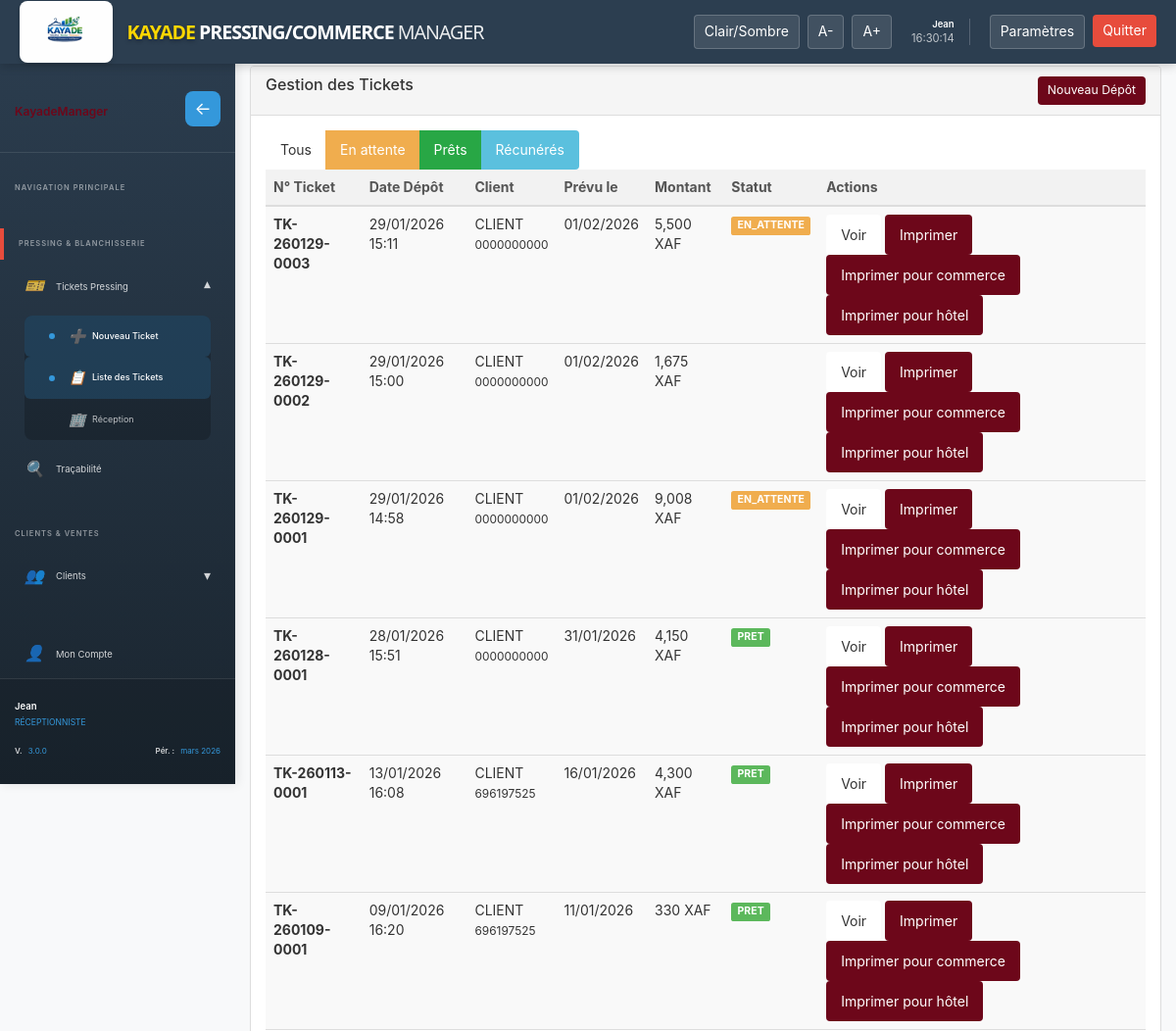
The app's page /pages/Tickets/list.php (signed in, upper part), older data.
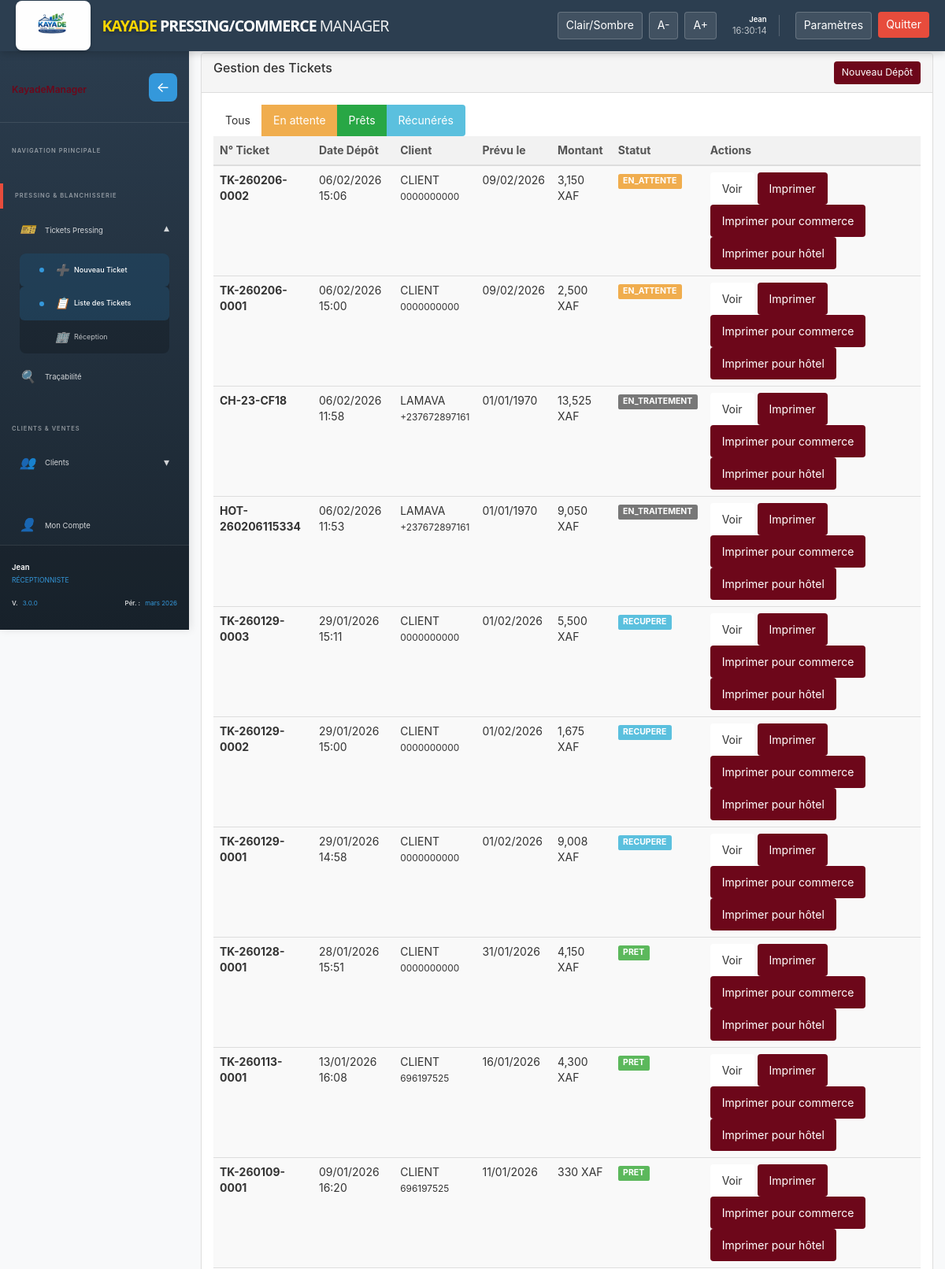
The same page, newer data.
### tables this page shows
CREATE TABLE `tickets` (
  `id_ticket` int(11) NOT NULL,
  `numero_ticket` varchar(20) NOT NULL,
  `id_client` int(11) DEFAULT NULL,
  `id_agence` int(11) NOT NULL,
  `id_utilisateur` int(11) NOT NULL COMMENT 'Réceptionniste',
  `date_depot` datetime NOT NULL,
  `date_retrait_prevue` datetime DEFAULT NULL,
  `date_retrait_reelle` datetime DEFAULT NULL,
  `statut` enum('en_attente','en_traitement','pret','recupere','annule') DEFAULT 'en_attente',
  `notes` text DEFAULT NULL,
  `montant_total` decimal(10,2) DEFAULT 0.00,
  `montant_verse` decimal(10,2) DEFAULT 0.00,
  `montant_remise` decimal(10,2) DEFAULT 0.00,
  `mode_paiement` enum('especes','carte','cheque','mobile','autre') DEFAULT 'especes',
  `notes_client` text DEFAULT NULL,
  `notes_interne` text DEFAULT NULL,
  `created_at` timestamp NOT NULL DEFAULT current_timestamp(),
  `updated_at` timestamp NOT NULL DEFAULT current_timestamp() ON UPDATE current_timestamp(),
  `nombre_articles` int(11) DEFAULT 1,
  `statut_livraison` varchar(50) DEFAULT 'en_attente',
  `mode_retrait` enum('boutique','livraison') DEFAULT 'boutique',
  `total_ttc` decimal(10,2) DEFAULT 0.00
);

CREATE TABLE `clients` (
  `id_client` int(11) NOT NULL,
  `id_parrain` int(11) DEFAULT NULL,
  `nom_client` varchar(100) NOT NULL,
  `prenom_client` varchar(100) DEFAULT NULL,
  `telephone` varchar(20) NOT NULL,
  `email` varchar(100) DEFAULT NULL,
  `adresse` text DEFAULT NULL,
  `date_inscription` timestamp NOT NULL DEFAULT current_timestamp(),
  `points_fidelite` int(11) DEFAULT 0,
  `remise_speciale` decimal(5,2) DEFAULT 0.00,
  `notes` text DEFAULT NULL,
  `est_actif` tinyint(1) DEFAULT 1,
  `id_agence` int(11) DEFAULT NULL
);

### pages/Tickets/list.php (the view, shortened to what this page needs)
<?php
require_once '../../fonctions/database.php';
$sql = "SELECT t.*, c.nom_client, c.telephone, u.nom_complet as caissier
        FROM tickets t
        JOIN clients c ON t.id_client = c.id_client
        JOIN utilisateurs u ON t.id_utilisateur = u.id_utilisateur";
$sql .= " ORDER BY t.date_depot DESC";
$tickets = $pdo->query($sql)->fetchAll();
include '../../templates/header.php';
include '../../templates/navigation.php';
?>
<div class="container-fluid mt-4">
    <div class="panel panel-default">
        <div class="panel-heading" style="display:flex; justify-content:space-between;">
            <h3 class="panel-title">Gestion des Tickets</h3>
            <a href="create.php" class="btn btn-primary btn-sm">Nouveau Dépôt</a>
        </div>
        <div class="panel-body">
            <div class="btn-group mb-3">
                <a href="list.php" class="btn btn-default">Tous</a>
                <a href="list.php?statut=en_attente" class="btn btn-warning">En attente</a>
                <a href="list.php?statut=pret" class="btn btn-success">Prêts</a>
                <a href="list.php?statut=recupere" class="btn btn-info">Récunérés</a>
            </div>
            <table class="table table-striped table-hover mt-3">
                <thead>
                    <tr>
                        <th>N° Ticket</th>
                        <th>Date Dépôt</th>
                        <th>Client</th>
                        <th>Prévu le</th>
                        <th>Montant</th>
                        <th>Statut</th>
                        <th>Actions</th>
                    </tr>
                </thead>
                <tbody>
                    <?php foreach($tickets as $t): ?>
                    <tr>
                        <td><strong><?= $t['numero_ticket'] ?></strong></td>
                        <td><?= date('d/m/Y H:i', strtotime($t['date_depot'])) ?></td>
                        <td><?= $t['nom_client'] ?> <br> <small><?= $t['telephone'] ?></small></td>
                        <td><?= date('d/m/Y', strtotime($t['date_retrait_prevue'])) ?></td>
                        <td><?= number_format($t['montant_total'], 0) ?> XAF</td>
                        <td>
                            <?php
                                $class = ['en_attente'=>'warning', 'pret'=>'success', 'recupere'=>'info', 'annule'=>'danger'];
                                $lbl = $class[$t['statut']] ?? 'default';
                            ?>
                            <span class="label label-<?= $lbl ?>"><?= strtoupper($t['statut']) ?></span>
                        </td>
                        <td>
                            <a href="view.php?id=<?= $t['id_ticket'] ?>" class="btn btn-xs btn-default">Voir</a>
                            <a href="print.php?id=<?= $t['id_ticket'] ?>" class="btn btn-xs btn-primary">Imprimer</a>
                            <a href="print_commerce.php?id=<?= $t['id_ticket'] ?>" class="btn btn-xs btn-primary">Imprimer pour commerce</a>
                            <a href="print_hotel.php?id=<?= $t['id_ticket'] ?>" class="btn btn-xs btn-primary">Imprimer pour hôtel</a>
                        </td>
                    </tr>
                    <?php endforeach; ?>
                </tbody>
            </table>
        </div>
    </div>
</div>
<?php include '../../templates/footer.php'; ?>

Row changes from the older to the newer data that the page shows:
added tickets: numero_ticket "TK-260206-0002", date_depot "06/02/2026 15:06", id_client.nom_client "CLIENT", id_client.telephone "0000000000", date_retrait_prevue "09/02/2026", montant_total "3,150", statut "EN_ATTENTE"
added tickets: numero_ticket "TK-260206-0001", date_depot "06/02/2026 15:00", id_client.nom_client "CLIENT", id_client.telephone "0000000000", date_retrait_prevue "09/02/2026", montant_total "2,500", statut "EN_ATTENTE"
added tickets: numero_ticket "CH-23-CF18", date_depot "06/02/2026 11:58", id_client.nom_client "LAMAVA", id_client.telephone "+237672897161", date_retrait_prevue "01/01/1970", montant_total "13,525", statut "EN_TRAITEMENT"
added tickets: numero_ticket "HOT-260206115334", date_depot "06/02/2026 11:53", id_client.nom_client "LAMAVA", id_client.telephone "+237672897161", date_retrait_prevue "01/01/1970", montant_total "9,050", statut "EN_TRAITEMENT"
changed tickets "TK-260129-0003": statut "EN_ATTENTE" → "RECUPERE"
changed tickets "TK-260129-0002": statut (not shown) → "RECUPERE"
changed tickets "TK-260129-0001": statut "EN_ATTENTE" → "RECUPERE"
